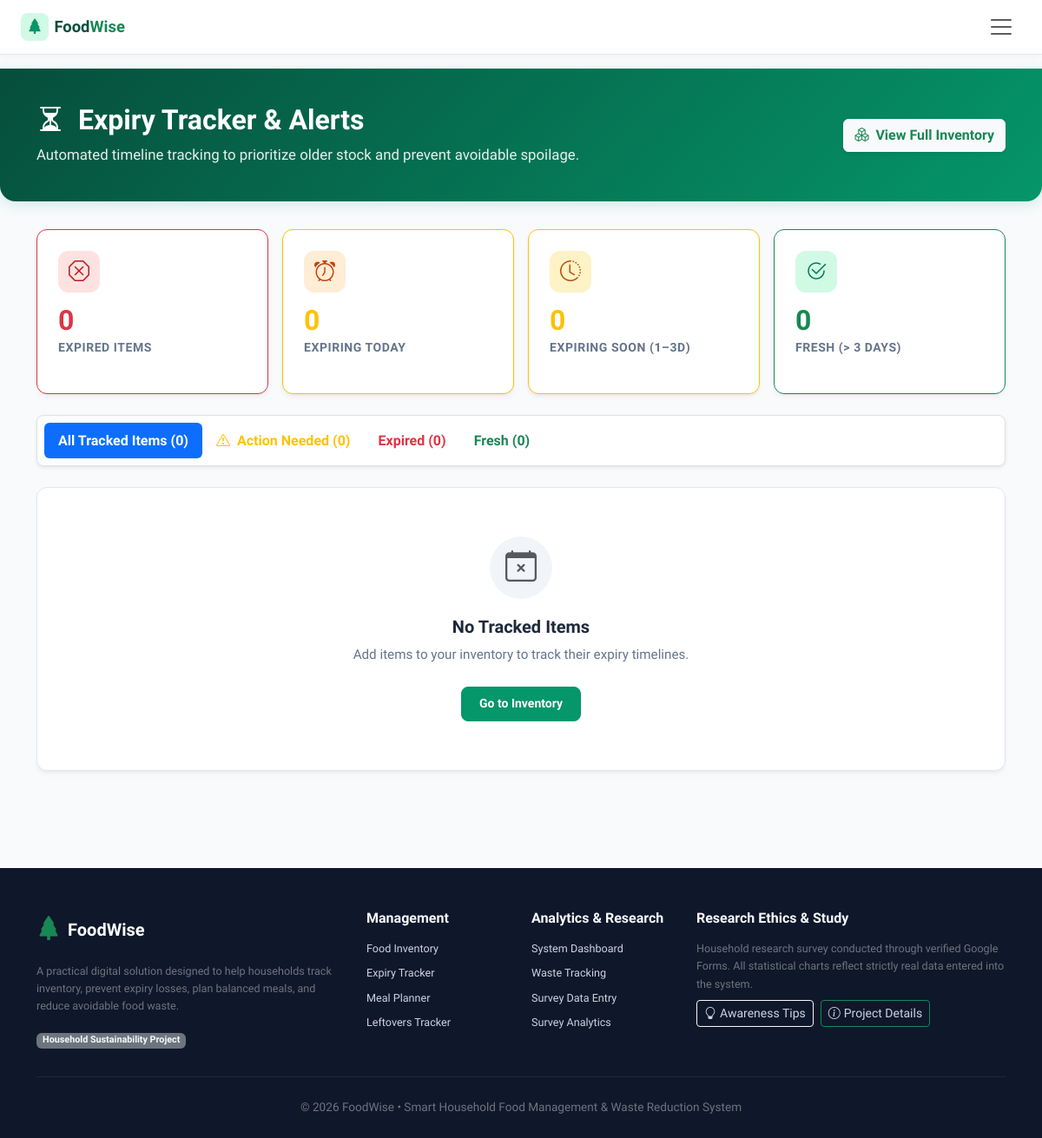
Page /expiry-tracker on the earlier database version.
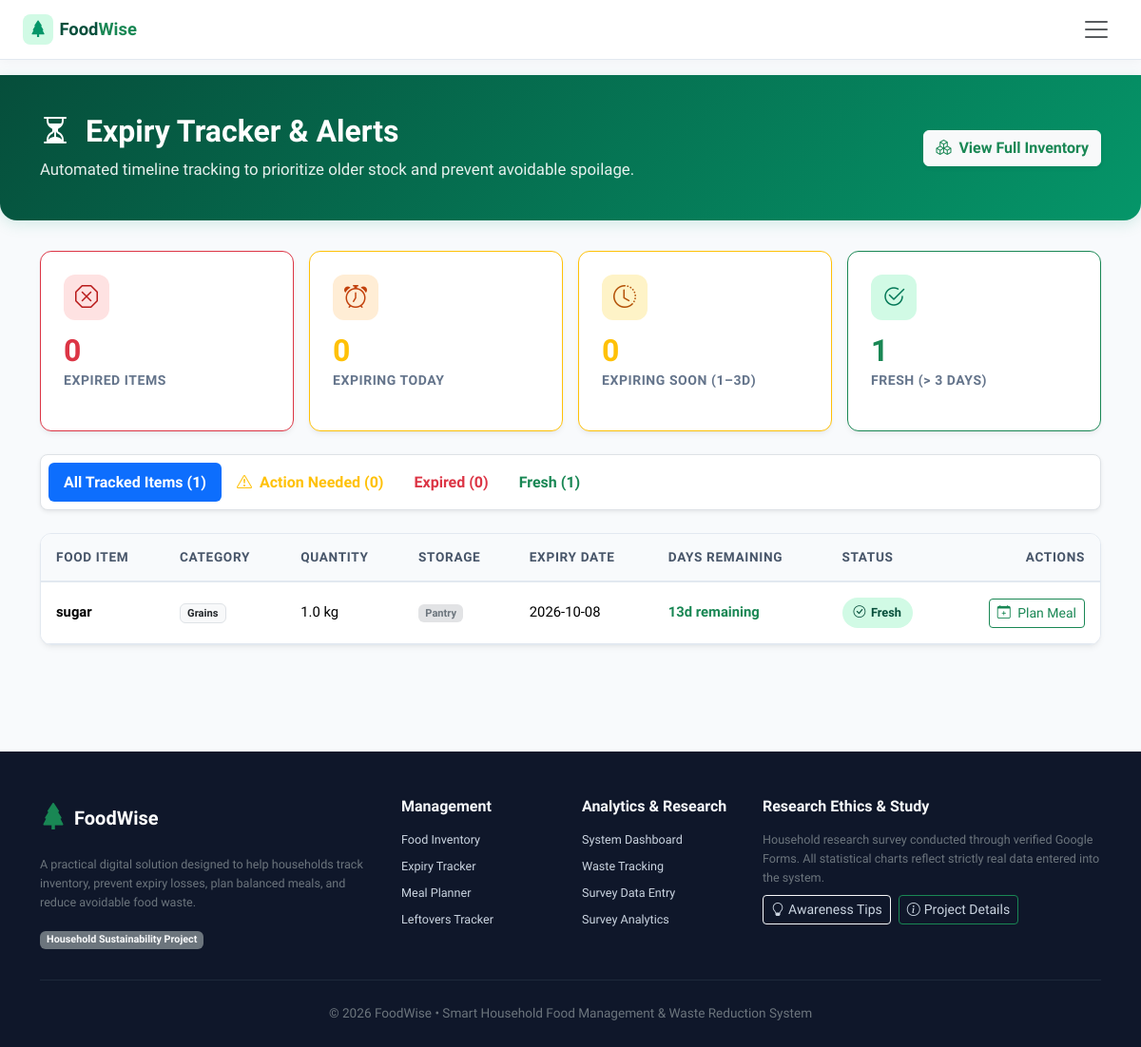
Same page on the later database version.
### tables this page shows
CREATE TABLE food_items (
    id INTEGER PRIMARY KEY AUTOINCREMENT,
    name TEXT NOT NULL,
    category TEXT NOT NULL,
    quantity REAL NOT NULL CHECK(quantity > 0),
    unit TEXT NOT NULL,
    purchase_date TEXT NOT NULL,
    expiry_date TEXT NOT NULL,
    storage_type TEXT NOT NULL,
    notes TEXT,
    created_at TIMESTAMP DEFAULT CURRENT_TIMESTAMP
, status TEXT NOT NULL DEFAULT 'active');

### app.py (the view)
@app.route('/expiry-tracker')
def expiry_tracker():
    db = get_db()
    rows = db.execute("SELECT * FROM food_items WHERE status = 'active' ORDER BY expiry_date ASC").fetchall()
    all_items = []
    expired_items = []
    today_items = []
    soon_items = []
    fresh_items = []
    for row in rows:
        item = dict(row)
        days_left, status = calculate_expiry_status(item['expiry_date'])
        item['days_left'] = days_left
        item['status_label'] = status
        all_items.append(item)
        if status == 'Expired':
            expired_items.append(item)
        elif status == 'Expiring Today':
            today_items.append(item)
        elif status == 'Expiring Soon':
            soon_items.append(item)
        else:
            fresh_items.append(item)
    return render_template(
        'expiry_tracker.html',
        active_page='expiry_tracker',
        all_items=all_items,
        expired_items=expired_items,
        today_items=today_items,
        soon_items=soon_items,
        fresh_items=fresh_items
    )

### app.py (called while the page is built)
def get_db():
    if 'db' not in g:
        g.db = sqlite3.connect(DATABASE)
        g.db.row_factory = sqlite3.Row
        g.db.execute("PRAGMA foreign_keys = ON;")
    return g.db

@app.before_request
def ensure_db_initialized():
    init_db()

def calculate_expiry_status(expiry_date_str):
    try:
        exp_date = datetime.strptime(expiry_date_str, '%Y-%m-%d').date()
        today = date.today()
        days_left = (exp_date - today).days
        if days_left < 0:
            return days_left, 'Expired'
        elif days_left == 0:
            return 0, 'Expiring Today'
        elif days_left <= 3:
            return days_left, 'Expiring Soon'
        else:
            return days_left, 'Fresh'
    except (ValueError, TypeError):
        return 0, 'Unknown'

### templates/expiry_tracker.html (shortened to what this page needs)
{% extends "base.html" %}
{% block content %}
<div class="page-header">
    <div class="container">
        <div class="d-flex flex-column flex-md-row justify-content-between align-items-md-center gap-3">
            <div>
                <h1><i class="bi bi-hourglass-split me-2"></i> Expiry Tracker & Alerts</h1>
                <p>Automated timeline tracking to prioritize older stock and prevent avoidable spoilage.</p>
            </div>
            <a href="{{ url_for('inventory') }}" class="btn btn-light text-success fw-bold shadow-sm">
                <i class="bi bi-boxes me-1"></i> View Full Inventory
            </a>
        </div>
    </div>
</div>
<div class="container mb-5">
    <div class="row g-3 mb-4">
        <div class="col-6 col-md-3">
            <div class="stat-card border-danger">
                <div class="stat-icon bg-expired-light"><i class="bi bi-x-octagon"></i></div>
                <div class="stat-value text-danger">{{ expired_items|length }}</div>
                <div class="stat-label">Expired Items</div>
            </div>
        </div>
        <div class="col-6 col-md-3">
            <div class="stat-card border-warning">
                <div class="stat-icon bg-today-light"><i class="bi bi-alarm"></i></div>
                <div class="stat-value text-warning">{{ today_items|length }}</div>
                <div class="stat-label">Expiring Today</div>
            </div>
        </div>
        <div class="col-6 col-md-3">
            <div class="stat-card border-warning">
                <div class="stat-icon bg-expiring-light"><i class="bi bi-clock-history"></i></div>
                <div class="stat-value text-warning">{{ soon_items|length }}</div>
                <div class="stat-label">Expiring Soon (1–3d)</div>
            </div>
        </div>
        <div class="col-6 col-md-3">
            <div class="stat-card border-success">
                <div class="stat-icon bg-fresh-light"><i class="bi bi-check2-circle"></i></div>
                <div class="stat-value text-success">{{ fresh_items|length }}</div>
                <div class="stat-label">Fresh (> 3 Days)</div>
            </div>
        </div>
    </div>
    <ul class="nav nav-pills mb-4 bg-white p-2 rounded-3 border shadow-sm" id="expiryTabs" role="tablist">
        <li class="nav-item" role="presentation">
            <button class="nav-link active fw-bold" id="all-tab" data-bs-toggle="pill" data-bs-target="#tab-all" type="button" role="tab">
                All Tracked Items ({{ all_items|length }})
            </button>
        </li>
        <li class="nav-item" role="presentation">
            <button class="nav-link text-warning fw-bold" id="urgent-tab" data-bs-toggle="pill" data-bs-target="#tab-urgent" type="button" role="tab">
                <i class="bi bi-exclamation-triangle me-1"></i> Action Needed ({{ (soon_items|length) + (today_items|length) + (expired_items|length) }})
            </button>
        </li>
        <li class="nav-item" role="presentation">
            <button class="nav-link text-danger fw-bold" id="expired-tab" data-bs-toggle="pill" data-bs-target="#tab-expired" type="button" role="tab">
                Expired ({{ expired_items|length }})
            </button>
        </li>
        <li class="nav-item" role="presentation">
            <button class="nav-link text-success fw-bold" id="fresh-tab" data-bs-toggle="pill" data-bs-target="#tab-fresh" type="button" role="tab">
                Fresh ({{ fresh_items|length }})
            </button>
        </li>
    </ul>
    <div class="tab-content" id="expiryTabsContent">
        <div class="tab-pane fade show active" id="tab-all" role="tabpanel">
            {% include "partials/expiry_table.html" with context %}
        </div>
            {% set items_subset = (expired_items + today_items + soon_items) %}
    </div>
</div>
{% endblock %}

### templates/partials/expiry_table.html
<div class="card-custom">
    <div class="card-custom-body p-0">
        {% if all_items %}
        <div class="table-responsive">
            <table class="table table-custom table-hover align-middle mb-0">
                <thead>
                    <tr>
                        <th>Food Item</th>
                        <th>Category</th>
                        <th>Quantity</th>
                        <th>Storage</th>
                        <th>Expiry Date</th>
                        <th>Days Remaining</th>
                        <th>Status</th>
                        <th class="text-end">Actions</th>
                    </tr>
                </thead>
                <tbody>
                    {% for item in all_items %}
                    <tr>
                        <td><strong>{{ item.name }}</strong></td>
                        <td><span class="badge bg-light text-dark border">{{ item.category }}</span></td>
                        <td>{{ item.quantity }} {{ item.unit }}</td>
                        <td>
                            <span class="badge bg-secondary-subtle text-secondary">{{ item.storage_type }}</span>
                        </td>
                        <td>{{ item.expiry_date }}</td>
                        <td>
                            {% if item.days_left < 0 %}
                                <span class="text-danger fw-bold">{{ -item.days_left }}d past</span>
                            {% elif item.days_left == 0 %}
                                <span class="text-warning fw-bold">Due today</span>
                            {% else %}
                                <span class="text-success fw-bold">{{ item.days_left }}d remaining</span>
                            {% endif %}
                        </td>
                        <td>
                            {% if item.days_left < 0 %}
                                <span class="badge-status badge-expired"><i class="bi bi-x-circle"></i> Expired</span>
                            {% elif item.days_left == 0 %}
                                <span class="badge-status badge-expiring-today"><i class="bi bi-exclamation-circle"></i> Expiring Today</span>
                            {% elif item.days_left <= 3 %}
                                <span class="badge-status badge-expiring-soon"><i class="bi bi-clock-history"></i> Expiring Soon</span>
                            {% else %}
                                <span class="badge-status badge-fresh"><i class="bi bi-check-circle"></i> Fresh</span>
                            {% endif %}
                        </td>
                        <td class="text-end">
                            {% if item.days_left < 0 %}
                                <a href="{{ url_for('waste_tracking') }}?prefill_name={{ item.name|urlencode }}&prefill_cat={{ item.category|urlencode }}&prefill_qty={{ item.quantity }}&prefill_unit={{ item.unit|urlencode }}" class="btn btn-sm btn-outline-danger">
                                    <i class="bi bi-trash3 me-1"></i> Log Waste
                                </a>
                            {% else %}
                                <a href="{{ url_for('meal_planner') }}" class="btn btn-sm btn-outline-success">
                                    <i class="bi bi-calendar-plus me-1"></i> Plan Meal
                                </a>
                            {% endif %}
                        </td>
                    </tr>
                    {% endfor %}
                </tbody>
            </table>
        </div>
        {% else %}
        <div class="empty-state">
            <div class="empty-state-icon text-muted">
                <i class="bi bi-calendar-x"></i>
            </div>
            <h5>No Tracked Items</h5>
            <p>Add items to your inventory to track their expiry timelines.</p>
            <a href="{{ url_for('inventory') }}" class="btn btn-primary-custom btn-sm">Go to Inventory</a>
        </div>
        {% endif %}
    </div>
</div>

Differences in the rows shown:
added food_items: name "sugar", category "Grains", quantity "1.0", unit "kg", storage_type "Pantry", expiry_date "2026-10-08", days_left "13"
Other differences:
{{ fresh_items|length }}: "0" → "1"
{{ all_items|length }}: "0" → "1"
text no longer shown: "No Tracked Items Add items to your inventory to track their expiry timelines. Go to Inventory"
text now shown: "FOOD ITEM CATEGORY QUANTITY STORAGE EXPIRY DATE DAYS REMAINING STATUS ACTIONS"
